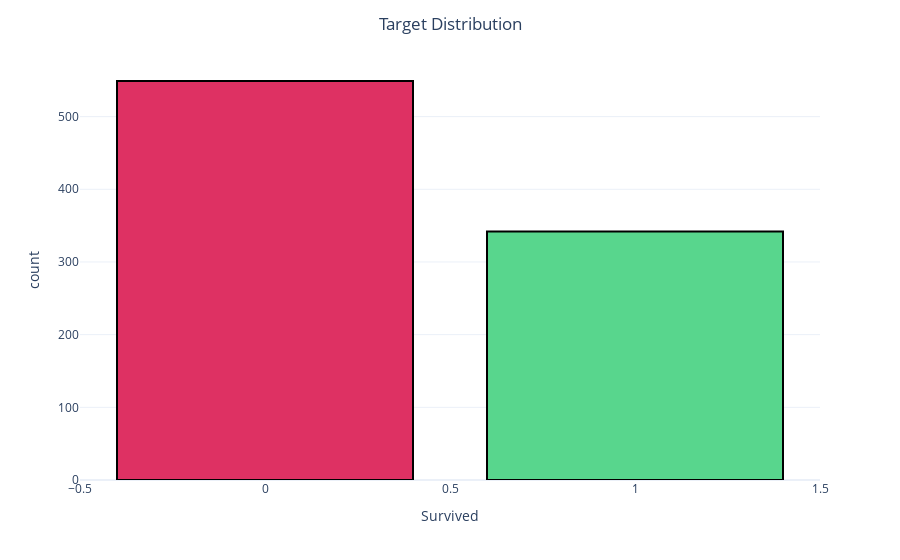

Source (notebook cell):
### Markdown cell above
## Target 분포

### Code cell
target_df = pd.DataFrame(train[Target].value_counts()).reset_index()
target_df.columns=[Target,'count']

fig=px.bar(data_frame=target_df, x=Target, y='count')
fig.update_traces(marker_color=colors,
                 marker_line_color='rgb(0,0,0)',
                 marker_line_width=2)

fig.update_layout(title='Target Distribution', template='plotly_white', title_x=.5)

print(f'\033[94m Percentage of Survived = 0 : {target_df["count"][0]*100 / train.shape[0]:.2f}%')
print(f'\033[94m Percentage of Survived = 1 : {target_df["count"][1]*100 / train.shape[0]:.2f}%')

fig.show()

### Figure 1 — Plotly figure (JSON) as saved in the notebook; plotly's stock layout.template omitted (floating-point values rounded to 4 significant figures)
{"data": [{"alignmentgroup": "True", "hovertemplate": "Survived=%{x}<br>count=%{y}<extra></extra>", "legendgroup": "", "marker": {"color": ["#DE3163", "#58D68D"], "line": {"color": "rgb(0,0,0)", "width": 2}, "pattern": {"shape": ""}}, "name": "", "offsetgroup": "", "orientation": "v", "showlegend": false, "textposition": "auto", "type": "bar", "x": [0, 1], "xaxis": "x", "y": [549, 342], "yaxis": "y"}], "layout": {"barmode": "relative", "legend": {"tracegroupgap": 0}, "margin": {"t": 60}, "title": {"text": "Target Distribution", "x": 0.5}, "xaxis": {"anchor": "y", "domain": [0, 1], "title": {"text": "Survived"}}, "yaxis": {"anchor": "x", "domain": [0, 1], "title": {"text": "count"}}}}
